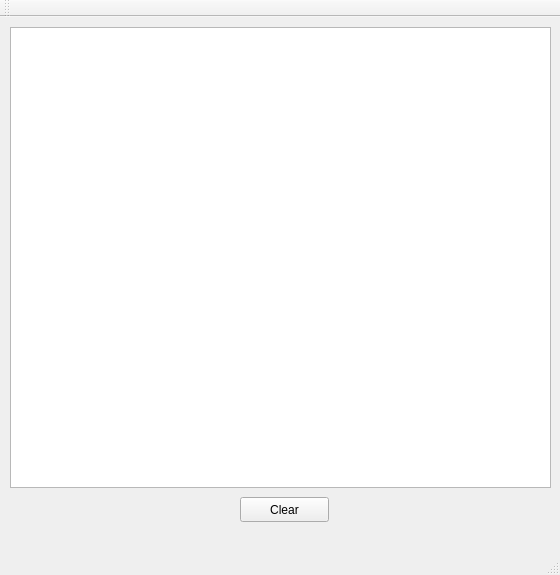
<?xml version="1.0" encoding="UTF-8"?>
<ui version="4.0">
 <class>MainWindow</class>
 <widget class="QMainWindow" name="MainWindow">
  <property name="geometry">
   <rect>
    <x>0</x>
    <y>0</y>
    <width>560</width>
    <height>575</height>
   </rect>
  </property>
  <property name="windowTitle">
   <string>MainWindow</string>
  </property>
  <widget class="QWidget" name="centralWidget">
   <widget class="QPlainTextEdit" name="plainTextEdit">
    <property name="geometry">
     <rect>
      <x>10</x>
      <y>10</y>
      <width>541</width>
      <height>461</height>
     </rect>
    </property>
   </widget>
   <widget class="QPushButton" name="pushButton">
    <property name="geometry">
     <rect>
      <x>240</x>
      <y>480</y>
      <width>89</width>
      <height>25</height>
     </rect>
    </property>
    <property name="text">
     <string>Clear</string>
    </property>
   </widget>
  </widget>
  <widget class="QMenuBar" name="menuBar">
   <property name="geometry">
    <rect>
     <x>0</x>
     <y>0</y>
     <width>560</width>
     <height>22</height>
    </rect>
   </property>
  </widget>
  <widget class="QToolBar" name="mainToolBar">
   <attribute name="toolBarArea">
    <enum>TopToolBarArea</enum>
   </attribute>
   <attribute name="toolBarBreak">
    <bool>false</bool>
   </attribute>
  </widget>
  <widget class="QStatusBar" name="statusBar"/>
 </widget>
 <layoutdefault spacing="6" margin="11"/>
 <resources/>
 <connections/>
</ui>
